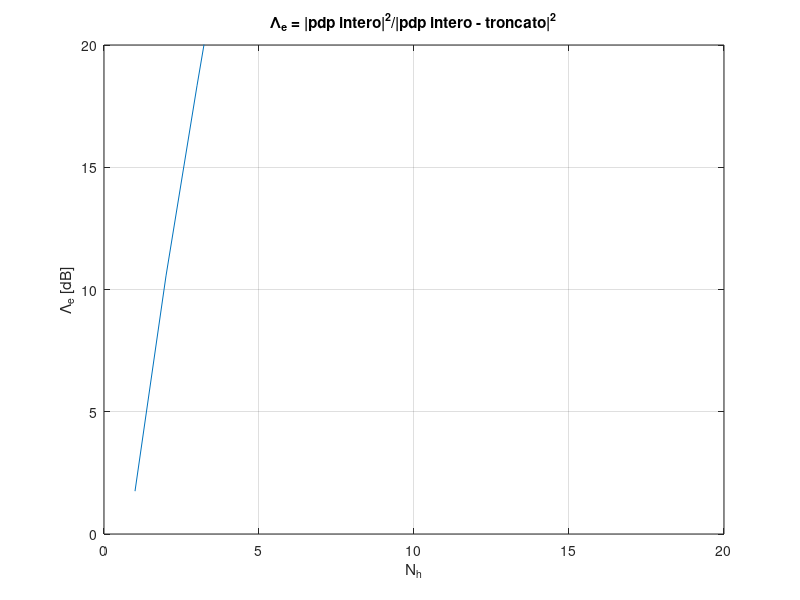
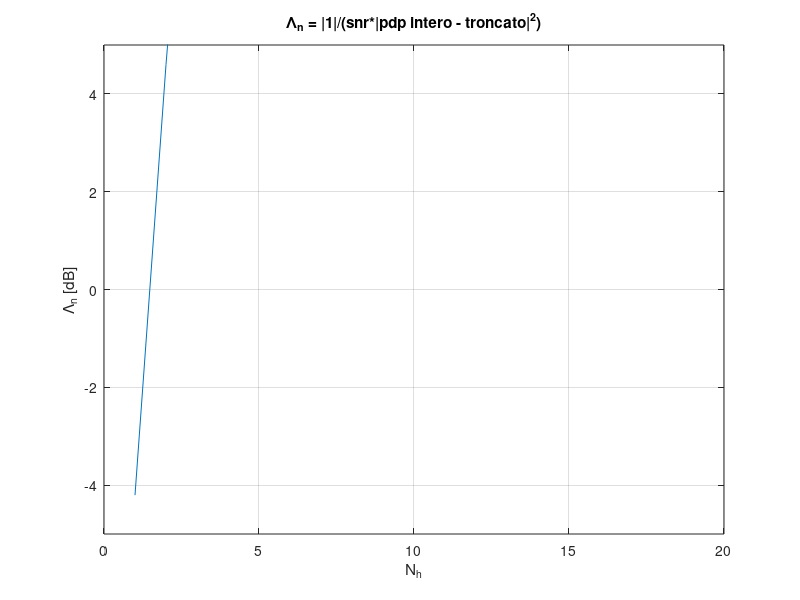
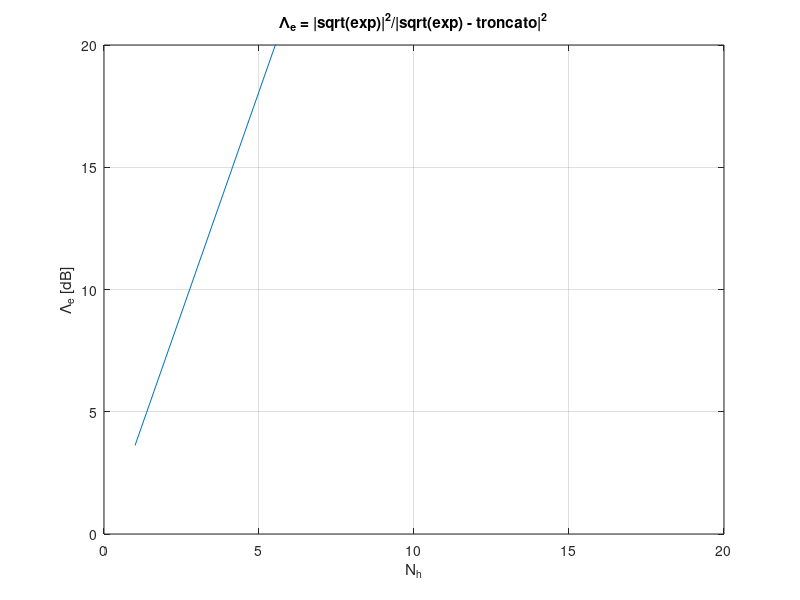
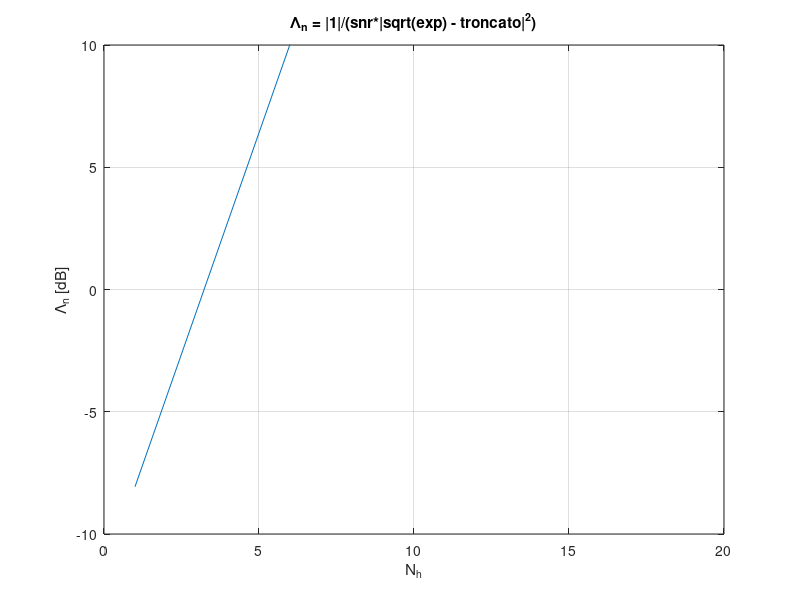

The MATLAB script that drew these images, in order:
clear all;
close all;
clc;

Tc = 1; % This is the smallest time interval we want to simulate
T = 4*Tc;   % Time sampling interval of the input of the channel
tau_rms = 0.3*T;  % Tc = 1, as it is the fundamental sampling time
Kdb = 3; % 3 dB
K = 10^(Kdb/10);
C = sqrt(K/(K + 1));
M_d = 1-C^2;
snr = 10; %dB
snr_lin = 10^(snr/10);

% TODO Fix this (what does wrong mean???)
% wrong
for N_h = 1:20; % To be determined
    % note that for this choice of final_tau
    h = 1/tau_rms*exp(-(0:895)*Tc/tau_rms);
    h = h/sum(h); % complete & normalized pdp, without truncation
    hhat = zeros(1, 896);
    hhat(1:N_h) = 1/tau_rms*exp(-(0:N_h-1)*Tc/tau_rms);
    hhat = hhat/sum(hhat); % truncated & normalized pdp
    deltah = h - hhat; %NOTE: h = E(|g_i|^2)
    
    power_h(N_h) = sum(abs(h).^2);
    residual_power(N_h) = sum(abs(deltah).^2);
    
    lambda_n(N_h) = 1/(snr_lin * residual_power(N_h));
end

figure, plot(10*log10(power_h./residual_power)), grid on
title('\Lambda_e = |pdp intero|^2/|pdp intero - troncato|^2')
xlabel('N_h')
ylabel('\Lambda_e [dB]')
ylim([0, 20])

figure, plot(10*log10(lambda_n)), grid on
title('\Lambda_n = |1|/(snr*|pdp intero - troncato|^2)')
xlabel('N_h')
ylabel('\Lambda_n [dB]')
ylim([-5, 5])

%%
% What if we consider the sqrt of the exp, since it is the pdp? Note that
% these considerations come from filtering theory, where everything is
% referred to filter coefficients and not to powers

for N_h = 1:20; % To be determined
    % note that for this choice of final_tau
    h = 1/tau_rms*exp(-(0:895)*Tc/tau_rms);
    hhat = zeros(1, 896);
    hhat(1:N_h) = 1/tau_rms*exp(-(0:N_h-1)*Tc/tau_rms);
    deltah = h - hhat; %NOTE: h = E(|g_i|^2)
    
    power_h(N_h) = sum(abs(h));
    residual_power(N_h) = sum(abs(deltah));
    
    lambda_n(N_h) = 1/(snr_lin * residual_power(N_h));
end

figure, plot(10*log10(power_h./residual_power)), grid on
title('\Lambda_e = |sqrt(exp)|^2/|sqrt(exp) - troncato|^2')
xlabel('N_h')
ylabel('\Lambda_e [dB]')
ylim([0, 20])

figure, plot(10*log10(lambda_n)), grid on
title('\Lambda_n = |1|/(snr*|sqrt(exp) - troncato|^2)')
xlabel('N_h')
ylabel('\Lambda_n [dB]')
ylim([-10, 10])

%% Third version
% Each time the exp is truncated it bring a different normalization, thus a
% different error

for N_h = 1:20
    tau = 0:Tc:N_h-1;
    tau_long = 0:Tc:895; % for bigger values MATLAB put the thing to 0
    pdp_gauss = zeros(1, 896);
    pdp_gauss(1:N_h) = 1/tau_rms * exp(-tau/tau_rms);
    pdp_complete = 1/tau_rms * exp(-tau_long/tau_rms);
    
    C = sqrt(K/(K+1));
    % normalize pdp: it must be sum(E[|gtilde_i|^2]) = 1 - C^2
    pdp_gauss = pdp_gauss.*(1-C^2)/sum(pdp_gauss);
    pdp_complete = pdp_complete.*(1-C^2)/sum(pdp_complete);
    
    % compare... what?
    deltapdp = pdp_complete - pdp_gauss;
    residual_power = sum(abs(deltapdp));
    lambdapdp_n(N_h) = 1/(snr_lin * residual_power);
end

figure, plot(10*log10(lambdapdp_n)), grid on
title('\Lambda_n = |1|/(snr*|diff pdp|^2)')
xlabel('N_h')
ylabel('\Lambda_n [dB]')
ylim([-5, 5])

%% Fourth version
% Normalize the complete exp but consider just the queue

h = 1/tau_rms*exp(-(0:895)*Tc/tau_rms);
h = h.*(1-C^2)/sum(h);
%figure, plot(h)

for N_h = 1:20; % To be determined
    % note that for this choice of final_tau
    deltah = h(N_h+1:end);
    
    %power_h(N_h) = 1;
    residual_power(N_h) = sum(abs(deltah));
    
    lambda_n(N_h) = 1/(snr_lin * residual_power(N_h));
end

%figure, plot(2:12, -10*log10(residual_power(2:12))), grid on

figure, plot(10*log10(lambda_n)), grid on
title('\Lambda_n = |1|/(snr*|sqrt(exp) - troncato|^2)')
xlabel('N_h'), ylabel('\Lambda_n [dB]')
ylim([-5, 15])

